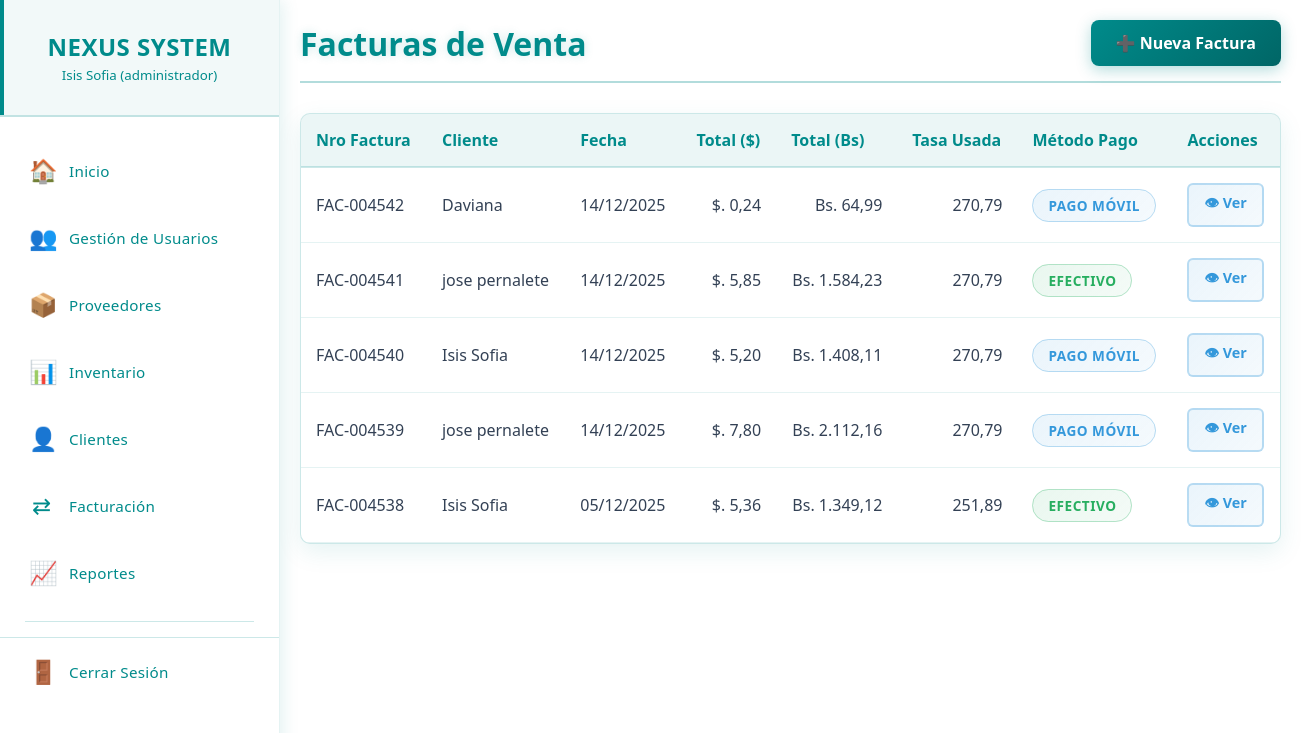
Page /facturas.php (signed in) on the earlier database version.
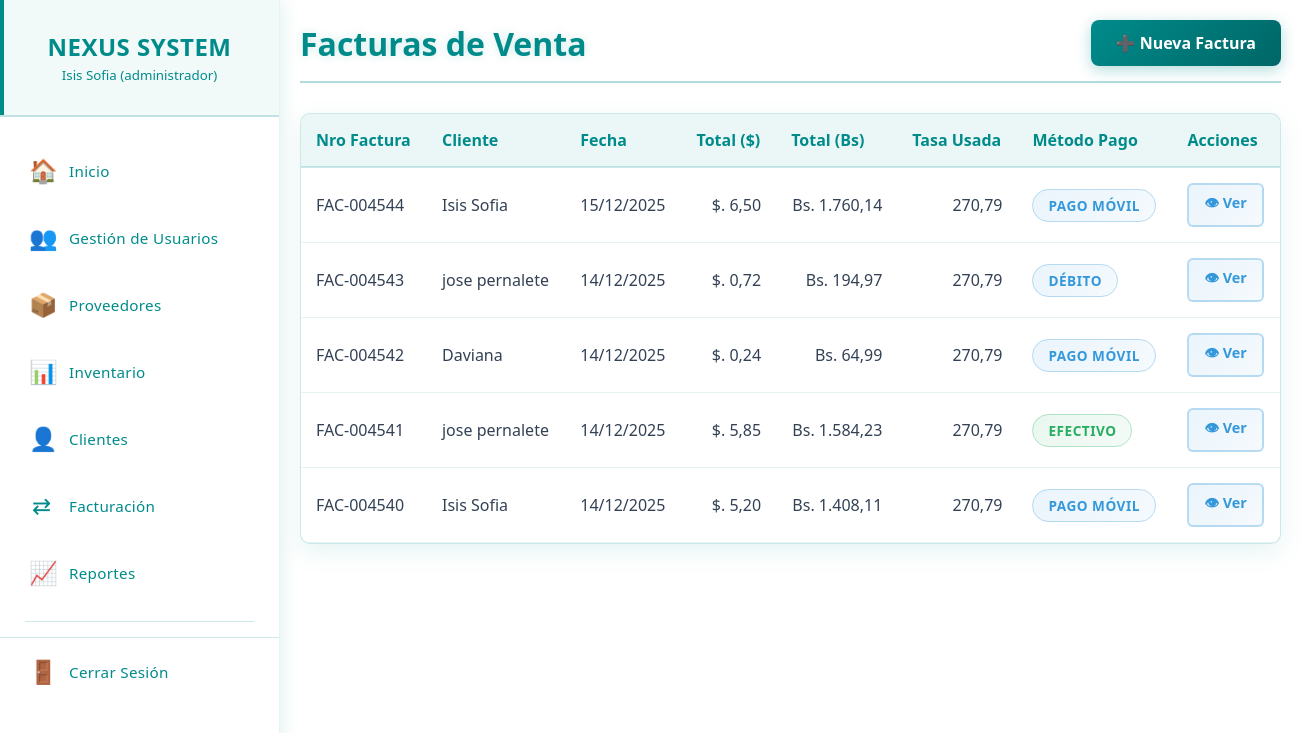
Same page on the later database version.
### tables this page shows
CREATE TABLE `ventas` (
  `id_venta` int(11) NOT NULL,
  `cliente` varchar(100) DEFAULT NULL,
  `fecha` date DEFAULT NULL,
  `metodo_pago` varchar(50) DEFAULT NULL,
  `total_bs` decimal(12,2) DEFAULT 0.00,
  `id_cliente` int(11) DEFAULT NULL,
  `total_usd` decimal(12,2) DEFAULT 0.00,
  `tasa_usd` decimal(12,4) DEFAULT 0.0000,
  `nro_factura` varchar(20) DEFAULT NULL
);

### permisos.php (called while the page is built, shortened)
<?php
class SistemaPermisos {
    private $permisos = [];
    public function __construct($permisosArray) {
        $this->permisos = $permisosArray;
    }
    public function puedeVer($modulo) {
        return isset($this->permisos[$modulo]['ver']) && $this->permisos[$modulo]['ver'];
    }
}
?>

### facturas.php (the view, shortened to what this page needs)
<?php
require_once 'menu.php';
require_once 'permisos.php';
$sistemaPermisos = new SistemaPermisos($_SESSION['permisos']);
try {
    $stmt = $pdo->query("SELECT * FROM ventas ORDER BY id_venta DESC");
    $facturas = $stmt->fetchAll(PDO::FETCH_ASSOC);
} catch (Exception $e) {
    $_SESSION['error'] = "❌ Error al cargar las facturas: " . $e->getMessage();
    $facturas = [];
}
function get_badge_class($metodo) {
    $metodo = strtolower(str_replace(' ', '-', $metodo));
    if ($metodo === 'pago-móvil' || $metodo === 'transferencia' || $metodo === 'débito') {
        return 'pago-móvil';
    }
    return $metodo;
}
?>
<!DOCTYPE html>
<html lang="es">
<head>
    <link rel="stylesheet" href="css/facturas.css">
</head>
<body>
<main class="main-content">
    <div class="content-wrapper">
        <div class="page-header">
            <h1 class="page-title">Facturas de Venta</h1>
            <?php if ($sistemaPermisos->puedeVer('ventas')): ?>
            <a href="facturacion.php" class="btn-facturas-lista">
                ➕ Nueva Factura
            </a>
            <?php endif; ?>
        </div>
        <div class="users-table">
            <div class="table-container">
                <table>
                    <thead>
                        <tr>
                            <th>Nro Factura</th>
                            <th>Cliente</th>
                            <th>Fecha</th>
                            <th>Total ($)</th>
                            <th>Total (Bs)</th>
                            <th>Tasa Usada</th>
                            <th>Método Pago</th>
                            <th>Acciones</th>
                        </tr>
                    </thead>
                    <tbody>
                        <?php if (empty($facturas)): ?>
                            <tr>
                                <td colspan="8" class="empty-state">No hay facturas registradas.</td>
                            </tr>
                        <?php else: ?>
                            <?php foreach ($facturas as $factura): ?>
                                <tr>
                                    <td><?= htmlspecialchars($factura['nro_factura']) ?></td>
                                    <td><?= htmlspecialchars($factura['cliente']) ?></td>
                                    <td><?= date('d/m/Y', strtotime($factura['fecha'])) ?></td>
                                    <td style="text-align: right;">$. <?= number_format($factura['total_usd'], 2, ',', '.') ?></td>
                                    <td style="text-align: right;">Bs. <?= number_format($factura['total_bs'], 2, ',', '.') ?></td>
                                    <td style="text-align: right;"><?= number_format($factura['tasa_usd'], 2, ',', '.') ?></td>
                                    <td>
                                        <span class="badge-metodo <?= get_badge_class($factura['metodo_pago']) ?>">
                                            <?= htmlspecialchars($factura['metodo_pago']) ?>
                                        </span>
                                    </td>
                                    <td>
                                        <div class="acciones-container">
                                            <a href="ver_factura.php?id=<?= $factura['id_venta'] ?>" class="btn-action btn-ver">
                                                👁 Ver
                                            </a>
                                        </div>
                                    </td>
                                </tr>
                            <?php endforeach; ?>
                        <?php endif; ?>
                    </tbody>
                </table>
            </div>
        </div>
    </div>
</main>
</body>
</html>

### menu.php (shortened to what this page needs)
<?php
require_once 'permisos.php';
$sistemaPermisos = new SistemaPermisos($_SESSION['permisos']);
if (!isset($current_page)) {
    $current_page = basename($_SERVER['PHP_SELF']);
}
?>
<!DOCTYPE html>
<html lang="es">
<head>
    <link rel="stylesheet" href="css/menu.css">
</head>
<body>
    <div class="main-container">
        <nav class="sidebar">
            <div class="sidebar-header">
                <h2>NEXUS SYSTEM</h2>
                <div class="user-info">
                    <small><?php echo $_SESSION['nombre']; ?> (<?php echo $_SESSION['rol']; ?>)</small>
                </div>
            </div>
            <ul class="sidebar-menu">
                <li>
                    <a href="inicio.php" class="menu-item <?php echo $current_page == 'inicio.php' ? 'active' : ''; ?>">
                        <span class="menu-icon">🏠</span>
                        <span class="menu-text">Inicio</span>
                    </a>
                </li>
                <?php if ($sistemaPermisos->puedeVer('gestion_usuario')): ?>
                <li>
                    <a href="gestion_usuarios.php" class="menu-item <?php echo $current_page == 'gestion_usuarios.php' ? 'active' : ''; ?>">
                        <span class="menu-icon">👥</span>
                        <span class="menu-text">Gestión de Usuarios</span>
                    </a>
                </li>
                <?php endif; ?>
                <?php if ($sistemaPermisos->puedeVer('proveedores')): ?>
                <li>
                    <a href="proveedores.php" class="menu-item <?php echo $current_page == 'proveedores.php' ? 'active' : ''; ?>">
                        <span class="menu-icon">📦</span>
                        <span class="menu-text">Proveedores</span>
                    </a>
                </li>
                <?php endif; ?>
                <?php if ($sistemaPermisos->puedeVer('Inventario')): ?>
                <li>
                    <a href="productos.php" class="menu-item <?php echo $current_page == 'productos.php' ? 'active' : ''; ?>">
                        <span class="menu-icon">📊</span>
                        <span class="menu-text">Inventario</span>
                    </a>
                </li>
                <?php endif; ?>
                <?php if ($sistemaPermisos->puedeVer('clientes')): ?>
                <li>
                    <a href="clientes.php" class="menu-item <?php echo $current_page == 'clientes.php' ? 'active' : ''; ?>">
                        <span class="menu-icon">👤</span>
                        <span class="menu-text">Clientes</span>
                    </a>
                </li>
                <?php endif; ?>
                <li>
                    <a href="facturacion.php" class="menu-item <?php echo $current_page == 'facturacion.php' ? 'active' : ''; ?>">
                         <span class="menu-icon">⇄</span>
                        <span class="menu-text">Facturación</span>
                    </a>
                </li>
                <?php if ($sistemaPermisos->puedeVer('reportes')): ?>
                <li>
                    <a href="reportes.php" class="menu-item <?php echo $current_page == 'reportes.php' ? 'active' : ''; ?>">
                        <span class="menu-icon">📈</span>
                        <span class="menu-text">Reportes</span>
                    </a>
                </li>
                <?php endif; ?>
                <div class="menu-separator"></div>
                <li class="logout-item">
                    <a href="cerrar_sesion.php" class="menu-item">
                        <span class="menu-icon">🚪</span>
                        <span class="menu-text">Cerrar Sesión</span>
                    </a>
                </li>
            </ul>
        </nav>

### css/menu.css (style rules this page uses)
* { margin: 0; padding: 0; box-sizing: border-box; }
body { font-family: 'Segoe UI', Tahoma, Geneva, Verdana, sans-serif; background: #ffffff; color: #334155; overflow-x: hidden; }
.main-container { display: flex; min-height: 100vh; }
.sidebar { width: 280px; background: #ffffff; color: #008B8B; padding: 0; box-shadow: 4px 0 15px rgba(0, 139, 139, 0.1); position: fixed; height: 100vh; left: 0; top: 0; z-index: 1000; overflow-y: auto; border-right: 1px solid rgba(0, 139, 139, 0.1); }
.sidebar-header { padding: 30px 25px; text-align: center; border-bottom: 2px solid rgba(0, 139, 139, 0.2); margin-bottom: 20px; background: rgba(0, 139, 139, 0.05); position: relative; }
.sidebar-header::before { content: ''; position: absolute; top: 0; left: 0; width: 4px; height: 100%; background: #008B8B; }
.sidebar-header h2 { color: #008B8B; margin: 0; font-size: 1.5em; font-weight: 700; letter-spacing: 0.5px; }
.sidebar-menu { list-style: none; padding: 0; margin: 0; height: calc(100vh - 140px); overflow-y: auto; }
.sidebar-menu li { margin: 0; padding: 0; }
.menu-item { display: flex; align-items: center; padding: 18px 25px; color: #008B8B; text-decoration: none; transition: all 0.3s ease; border-left: 4px solid transparent; font-size: 1.1em; position: relative; }
.menu-icon { margin-right: 15px; font-size: 1.3em; width: 25px; text-align: center; transition: all 0.3s ease; color: #008B8B; }
.menu-text { font-size: 0.95rem; font-weight: 500; letter-spacing: 0.3px; color: #008B8B; }
.menu-separator { height: 1px; background: rgba(0, 139, 139, 0.2); margin: 15px 25px; }
.logout-item { margin-top: 30px; border-top: 1px solid rgba(0, 139, 139, 0.2); padding-top: 15px; }
.logout-item .menu-item { color: #008B8B; }
.main-content { flex: 1; margin-left: 280px; padding: 30px; background: #ffffff; min-height: 100vh; }

### css/facturas.css (style rules this page uses)
.main-content { min-height: calc(100vh - 60px); padding: 20px; }
.content-wrapper { max-width: 1400px; margin: 0 auto; color: #2b3139; }
.page-header { display: flex; justify-content: space-between; align-items: center; margin-bottom: 30px; padding-bottom: 15px; border-bottom: 2px solid rgba(0, 139, 139, 0.3); }
.page-title { color: #008B8B; font-size: 2em; text-shadow: 0 0 10px rgba(0, 139, 139, 0.2); }
.btn-facturas-lista { background: linear-gradient(135deg, #008B8B, #006666); color: #ffffff; border: none; padding: 12px 25px; border-radius: 8px; text-decoration: none; font-weight: 600; display: inline-flex; align-items: center; gap: 8px; transition: all 0.3s ease; box-shadow: 0 4px 15px rgba(0, 139, 139, 0.3); }
.users-table { width: 100%; background: #ffffff; border-radius: 10px; overflow: hidden; border: 1px solid rgba(0, 139, 139, 0.2); box-shadow: 0 8px 25px rgba(0, 139, 139, 0.1); }
.table-container { overflow-x: auto; }
table { width: 100%; border-collapse: collapse; }
th { background: rgba(0, 139, 139, 0.08); color: #008B8B; padding: 15px; text-align: left; font-weight: 600; border-bottom: 2px solid rgba(0, 139, 139, 0.2); white-space: nowrap; }
td { padding: 15px; border-bottom: 1px solid rgba(0, 139, 139, 0.1); color: #334155; white-space: nowrap; }
.badge-metodo { padding: 6px 15px; border-radius: 20px; font-size: 0.85em; font-weight: 600; text-transform: uppercase; letter-spacing: 0.5px; }
.badge-metodo.efectivo { background: linear-gradient(135deg, rgba(39, 174, 96, 0.1), rgba(39, 174, 96, 0.05)); color: #27ae60; border: 1px solid rgba(39, 174, 96, 0.3); }
.badge-metodo.pago-móvil, .badge-metodo.transferencia, .badge-metodo.débito { background: linear-gradient(135deg, rgba(52, 152, 219, 0.1), rgba(52, 152, 219, 0.05)); color: #3498db; border: 1px solid rgba(52, 152, 219, 0.3); }
.acciones-container { display: flex; gap: 8px; }
.btn-action { padding: 8px 15px; border: none; border-radius: 6px; cursor: pointer; transition: all 0.3s ease; font-size: 0.9em; display: inline-flex; align-items: center; gap: 5px; font-weight: 600; text-decoration: none; }
.btn-ver { background: linear-gradient(135deg, rgba(52, 152, 219, 0.1), rgba(52, 152, 219, 0.05)); color: #3498db; border: 2px solid rgba(52, 152, 219, 0.3); }

Differences in the rows shown:
removed ventas: nro_factura "FAC-004539", cliente "jose pernalete", fecha "14/12/2025", total_usd "7,80", total_bs "2.112,16", tasa_usd "270,79", metodo_pago "PAGO MÓVIL"
removed ventas: nro_factura "FAC-004538", cliente "Isis Sofia", fecha "05/12/2025", total_usd "5,36", total_bs "1.349,12", tasa_usd "251,89", metodo_pago "EFECTIVO"
added ventas: nro_factura "FAC-004544", cliente "Isis Sofia", fecha "15/12/2025", total_usd "6,50", total_bs "1.760,14", tasa_usd "270,79", metodo_pago "PAGO MÓVIL"
added ventas: nro_factura "FAC-004543", cliente "jose pernalete", fecha "14/12/2025", total_usd "0,72", total_bs "194,97", tasa_usd "270,79", metodo_pago "DÉBITO"
